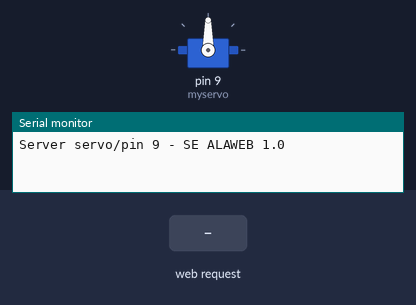
Simulated run of this sketch. Board: Arduino Uno, built for the host (arithmetic inside an expression is 32-bit, double 64-bit). Parts: servo, the last lines printed to the serial monitor. The test bench sets the inputs (shaded band).

Above: at 1.2 s.
1.3 s: HTTP request GET /ajax_alaweb received
At 2.3 s:
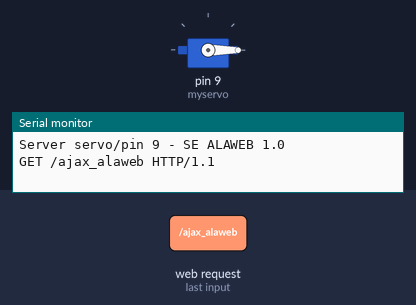
Timing chart, 0 to 4.3 s (numbered marks = the images above; inputs shaded):
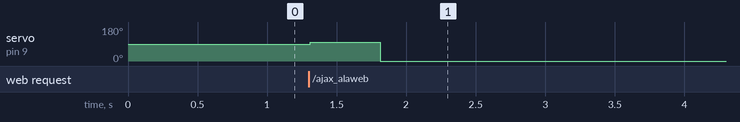

The sketch:

alaweb_main.ino
```cpp
// Bibliotecas
#include <SPI.h>
#include <Ethernet.h>
#include <Servo.h>

Servo myservo;  // create servo object to control a servo1

// Parâmetros da rede
// Informacoes de endereço IP, gateway, máscara de rede
byte mac[] = { 0x90, 0xA2, 0xDA, 0x0D, 0x78, 0xEC }; //physical mac address (MAC)
byte ip[] = { 10, 80, 14, 150 }; // IP na LAN
byte gateway[] = { 10, 80, 1, 1 }; // internet access via router
byte subnet[] = { 255, 255, 240, 0 }; //subnet mask
EthernetServer server(80); //server port 80

String readString; // stores the HTTP request

void setup()
{
   Ethernet.begin(mac, ip, gateway, subnet); // Inicializa os parâmetros da rede

   //Verificar se há hardware Ethernet presente
  if (Ethernet.hardwareStatus() == EthernetNoHardware) {
    Serial.println("O Shield Ethernet não foi encontrado. Desculpe, não é possível executar sem hardware. :(");
    while (true) {
      delay(1); // não faz nada, não adianta correr sem hardware Ethernet
    }
  }
  if (Ethernet.linkStatus() == LinkOFF) {
    Serial.println("O cabo Ethernet não está conectado.");
  }

   server.begin(); // diz ao servidor que comece a escutar a entrada de conexões
   myservo.attach(9);  //the pin for the servo1 control

   Serial.begin(9600); // for diagnostics
   Serial.println("Server servo/pin 9 - SE ALAWEB 1.0"); // so I can keep track of what is loaded
}

void loop()
{
    // Create a client connection
    // Verifca se há dados disponíveis para leitura a partir do servidor
    EthernetClient client = server.available();  // try to get client

    if (client) { // tem cliente?
        while (client.connected()) {
            if (client.available()) {   // dados do cliente disponíveis para leitura
                char c = client.read(); // leia 1 byte (caractere) do cliente
                readString += c;  // salve o pedido de HTTP 1 char de cada vez

                // a última linha da solicitação do cliente está em branco e termina com \n
                // responder ao cliente somente após a última linha recebida
                if (c == '\n') {

                  Serial.println(readString); // Imprimir requisição no monitor serial para depuração

                  //enviar um cabeçalho de resposta http padrão
                  client.println("HTTP/1.1 200 OK");
                  client.println("Content-Type: text/html");
                  client.println("Connection: keep-alive");
                  client.println();
                  // Página HTML minificada
                  client.println("<!DOCTYPE html><html lang=\"pt-br\"><head><meta charset=\"UTF-8\"/><title>Sistema ALAWEB 1.0 - PSE</title><script type=\"text/javascript\" src=\"https://ajax.googleapis.com/ajax/libs/jquery/3.3.1/jquery.min.js\"></script><link rel=\"stylesheet\" type=\"text/css\" href=\"https://leonardo-feitosa.github.io/style.min.css\"/><link rel=\"shortcut icon\" type=\"image/x-icon\" href=\"https://raw.githubusercontent.com/Leonardo-Feitosa/Leonardo-Feitosa.github.io/master/ifcelogoico.ico\"></head><body><section><article><h2 class=\"titulo\">SISTEMA ALAWEB 1.0</h2><fieldset class=\"Classexibe\" id=\"exibe\"><legend class=\"exi\">Exibição</legend><p><input class=\"mostrarValor\" type=\"text\" id=\"mostrarValor\" size=\"2\" readonly=\"readonly\" value=\"00:00\"/></p></fieldset><fieldset><legend>Configuração</legend><p><label for=\"min\">Minutos: &nbsp;&nbsp;</label><input type=\"text\" id=\"min\" size=\"2\" maxlength=\"3\"/></p><p><label for=\"seg\">Segundos: </label><input type=\"text\" id=\"seg\" size=\"2\" maxlength=\"2\"/></p></fieldset><fieldset><legend>Comandos</legend><p class=\"allBtns\"><input class=\"btn\" type=\"button\" value=\"INICIAR\" id=\"btnIniciar\" onclick=\"IniciarCronometro('start')\" /> <input class=\"btn\" type=\"button\" value=\"PAUSAR\" id=\"btnPausar\" onclick=\"PausarCronometro()\" disabled=\"disabled\"/> <input class=\"btn\" type=\"button\" value=\"RESETAR\" id=\"btnResetar\" onclick=\"ResetarCronometro()\" disabled=\"disabled\"/></p></fieldset><fieldset><legend>Ativar Sistema</legend><p class=\"allBtns\"><input class=\"btn\" id=\"btnAtivar\" type=\"button\" value=\"ATIVAR\" onclick=\"getActionServo();\"/> </p></fieldset></article></section><script></script><script type=\"text/javascript\" src=\"https://leonardo-feitosa.github.io/script.min.js\"></script></body></html>");

                  delay(10); // dê tempo ao navegador da web para receber os dados
                  client.stop(); // feche a conexão

                    // controle do pino arduino
                    if(readString.indexOf("ajax_alaweb") > 0)
                    {
                      myservo.write(100);
                      delay (500);
                      myservo.write(0);
                      delay (30);
                     }
                   readString = ""; // finished with request, empty string  // Clearing string for next read
                } // end if (c == '\n')
            } // end if (client.available())
        } // end while (client.connected())
    } // end if (client)
} //end loop()
```

Measured:
- after the input at 1.3 s, servo on pin 9 (myservo): 90° → 100° at once, → 0° 0.50 s later
